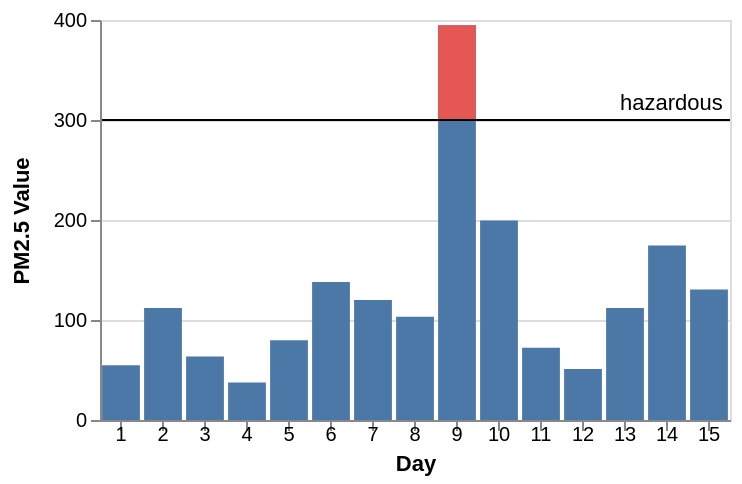

This figure's Vega-Lite source:
### Vega specification from a JSON file in a GitHub repository (floating-point values rounded to 4 significant figures)
{"$schema": "https://vega.github.io/schema/vega/v3.0.json", "description": "The PM2.5 value of Beijing observed 15 days, highlighting the days when PM2.5 level is hazardous to human health. Data source https://chartaccent.github.io/chartaccent.html", "autosize": "pad", "padding": 5, "height": 200, "style": "cell", "data": [{"name": "source_0", "values": [{"Day": 1, "Value": 54.8}, {"Day": 2, "Value": 112.1}, {"Day": 3, "Value": 63.6}, {"Day": 4, "Value": 37.6}, {"Day": 5, "Value": 79.7}, {"Day": 6, "Value": 137.9}, {"Day": 7, "Value": 120.1}, {"Day": 8, "Value": 103.3}, {"Day": 9, "Value": 394.8}, {"Day": 10, "Value": 199.5}, {"Day": 11, "Value": 72.3}, {"Day": 12, "Value": 51.1}, {"Day": 13, "Value": 112}, {"Day": 14, "Value": 174.5}, {"Day": 15, "Value": 130.5}]}, {"name": "source_1", "values": [{"ThresholdValue": 300, "Threshold": "hazardous"}]}, {"name": "data_1", "source": "source_0", "transform": [{"type": "formula", "expr": "toNumber(datum[\"Value\"])", "as": "Value"}, {"type": "filter", "expr": "datum[\"Value\"] !== null && !isNaN(datum[\"Value\"])"}]}, {"name": "data_2", "source": "source_0", "transform": [{"type": "formula", "expr": "toNumber(datum[\"Value\"])", "as": "Value"}, {"type": "filter", "expr": "datum.Value >= 300"}, {"type": "formula", "expr": "300", "as": "baseline"}, {"type": "filter", "expr": "datum[\"baseline\"] !== null && !isNaN(datum[\"baseline\"])"}]}, {"name": "data_4", "source": "source_1", "transform": [{"type": "formula", "expr": "toNumber(datum[\"ThresholdValue\"])", "as": "ThresholdValue"}, {"type": "filter", "expr": "datum[\"ThresholdValue\"] !== null && !isNaN(datum[\"ThresholdValue\"])"}]}, {"name": "data_5", "source": "source_1", "transform": [{"type": "formula", "expr": "toNumber(datum[\"ThresholdValue\"])", "as": "ThresholdValue"}, {"type": "filter", "expr": "datum[\"ThresholdValue\"] !== null && !isNaN(datum[\"ThresholdValue\"])"}]}], "signals": [{"name": "x_step", "value": 21}, {"name": "width", "update": "bandspace(domain('x').length, 0.1, 0.05) * x_step"}], "marks": [{"name": "layer_0_layer_0_marks", "type": "rect", "style": ["bar"], "from": {"data": "data_1"}, "encode": {"update": {"fill": {"value": "#4c78a8"}, "x": {"scale": "x", "field": "Day"}, "width": {"scale": "x", "band": true}, "y": {"scale": "y", "field": "Value"}, "y2": {"scale": "y", "value": 0}}}}, {"name": "layer_0_layer_1_marks", "type": "rect", "style": ["bar"], "from": {"data": "data_2"}, "encode": {"update": {"fill": {"value": "#e45755"}, "x": {"scale": "x", "field": "Day"}, "width": {"scale": "x", "band": true}, "y": {"scale": "y", "field": "baseline"}, "y2": {"scale": "y", "field": "Value"}}}}, {"name": "layer_1_layer_0_marks", "type": "rule", "style": ["rule"], "from": {"data": "data_4"}, "encode": {"update": {"stroke": {"value": "black"}, "x": {"value": 0}, "y": {"scale": "y", "field": "ThresholdValue"}, "x2": {"field": {"group": "width"}}}}}, {"name": "layer_1_layer_1_marks", "type": "text", "style": ["text"], "from": {"data": "data_5"}, "encode": {"update": {"align": {"value": "left"}, "dx": {"value": 215}, "dy": {"value": -5}, "fill": {"value": "black"}, "x": {"value": 45}, "y": {"scale": "y", "field": "ThresholdValue"}, "text": {"signal": "''+datum[\"Threshold\"]"}}}}], "scales": [{"name": "x", "type": "band", "domain": {"fields": [{"data": "data_1", "field": "Day"}, {"data": "data_2", "field": "Day"}], "sort": true}, "range": {"step": {"signal": "x_step"}}, "paddingInner": 0.1, "paddingOuter": 0.05}, {"name": "y", "type": "linear", "domain": {"fields": [{"data": "data_1", "field": "Value"}, {"data": "data_2", "field": "baseline"}, {"data": "data_2", "field": "Value"}, {"data": "data_4", "field": "ThresholdValue"}, {"data": "data_5", "field": "ThresholdValue"}]}, "range": [{"signal": "height"}, 0], "nice": true, "zero": true}], "axes": [{"scale": "x", "orient": "bottom", "labelOverlap": true, "title": "Day", "zindex": 1, "encode": {"labels": {"update": {"align": {"value": "center"}, "baseline": {"value": "middle"}}}}}, {"title": "PM2.5 Value", "scale": "y", "orient": "left", "labelOverlap": true, "tickCount": {"signal": "ceil(height/40)"}, "zindex": 1}, {"scale": "y", "orient": "left", "domain": false, "grid": true, "labels": false, "maxExtent": 0, "minExtent": 0, "tickCount": {"signal": "ceil(height/40)"}, "ticks": false, "zindex": 0, "gridScale": "x"}], "config": {"axisY": {"minExtent": 30}}}
